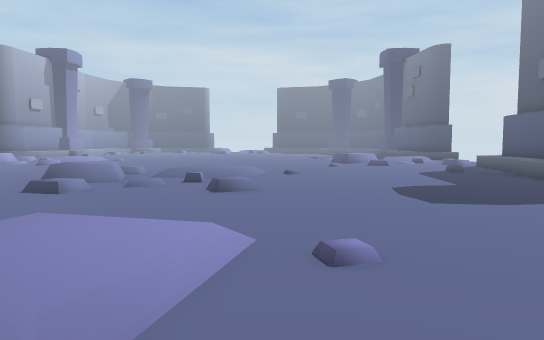
[1] (above)

18 first-person views from a walk through a Unity game level. The camera is 1.3 m above the floor, tilts 4° down and sees 70° across. The floor is counted in squares, 1 m on a side. Each view is taken from the middle of a square. On the plan, view 1 faces up. The plan holds only what a view shows up to about 16 squares ahead; the rest is blank. The place goes on beyond the plan. The player is left out.

[2]
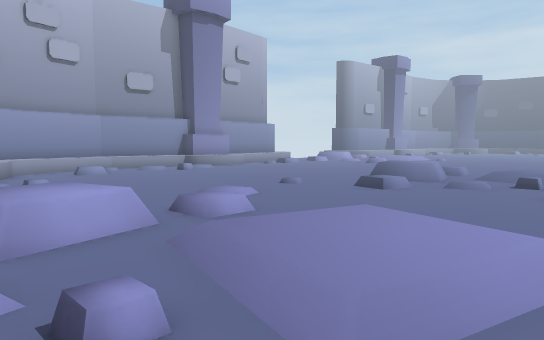

[3]
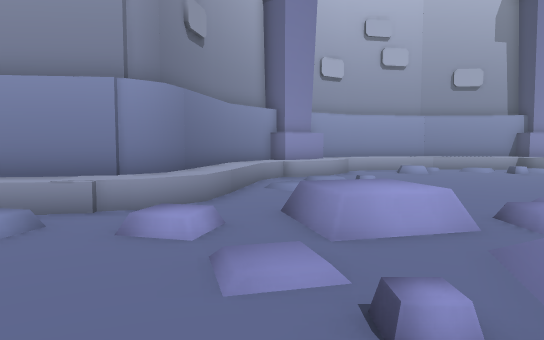

[4]
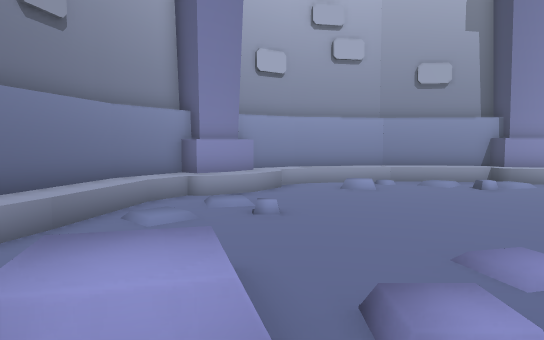

[5]
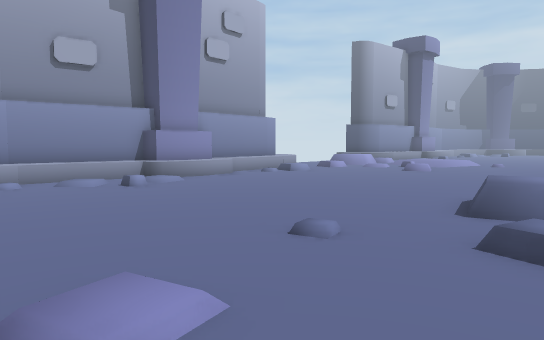

[6]
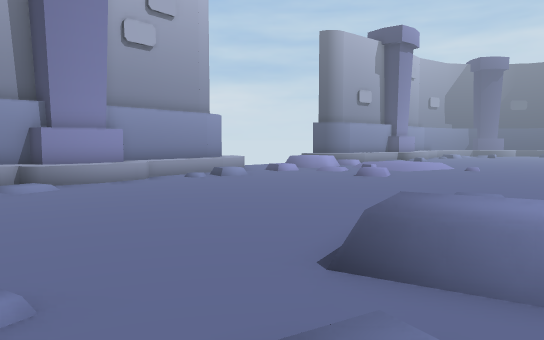

[7]
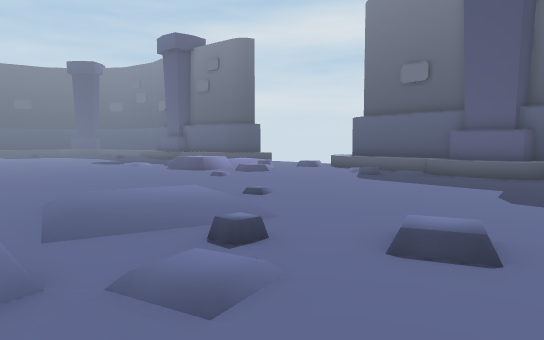

[8]
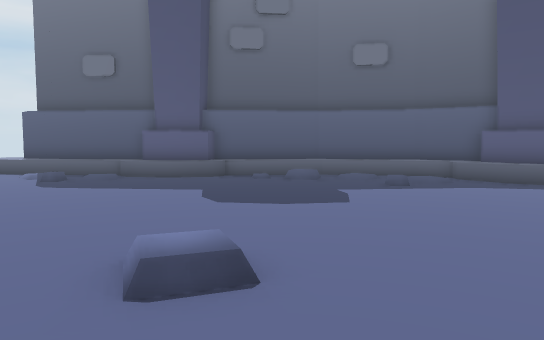

[9]
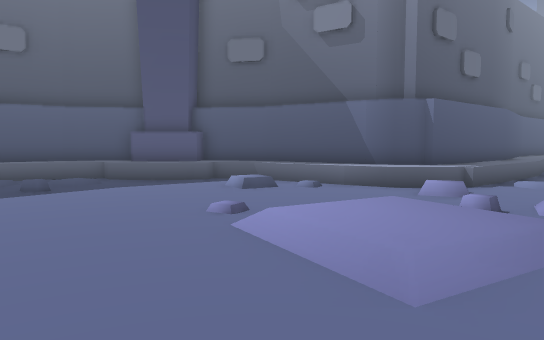

[10]
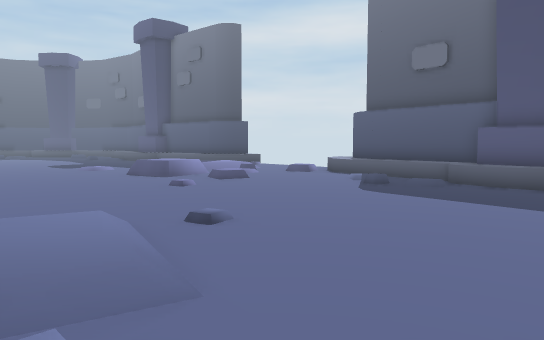

[11]
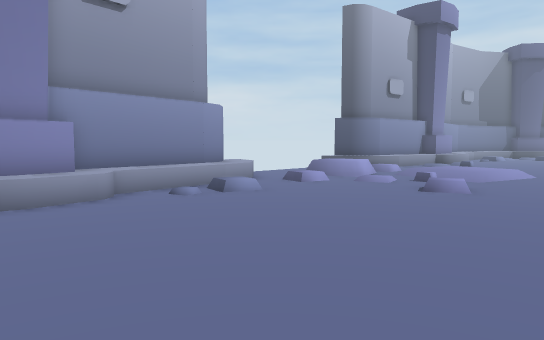

[12]
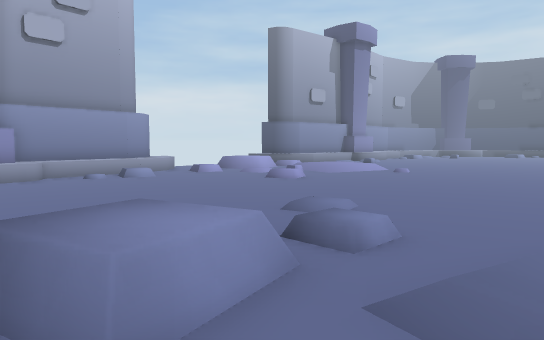

[13]
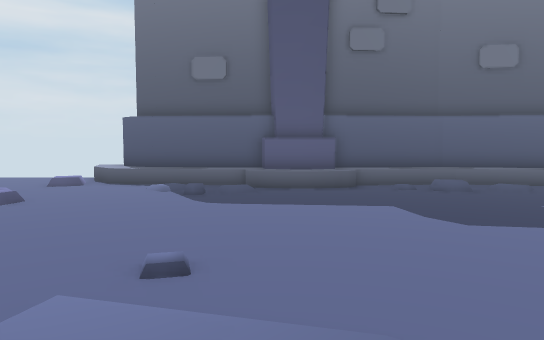

[14]
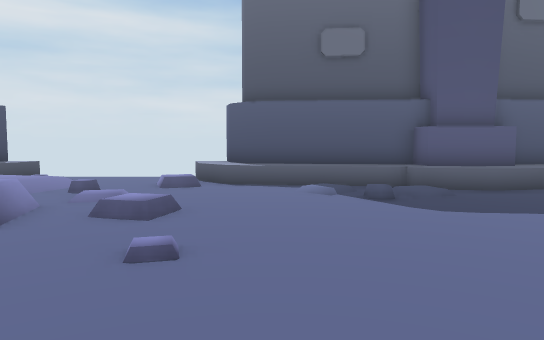

[15]
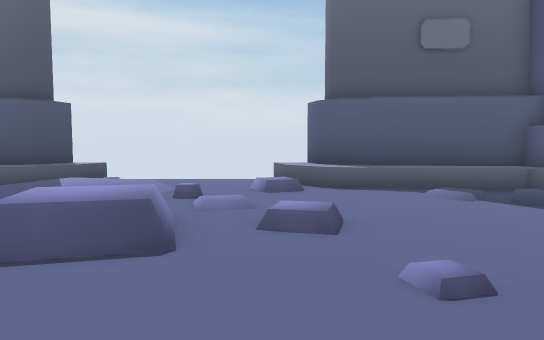

[16]
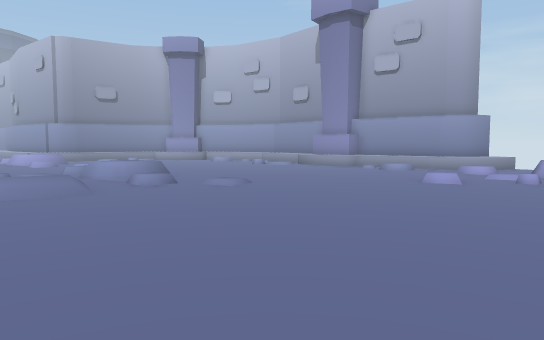

[17]
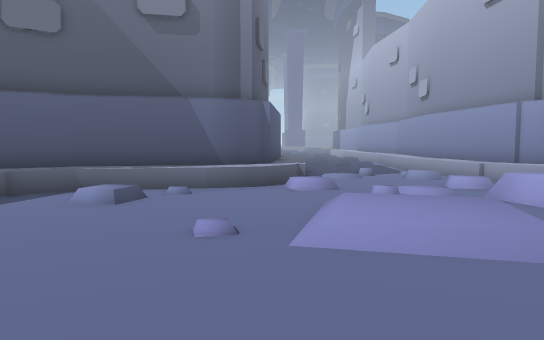

[18]
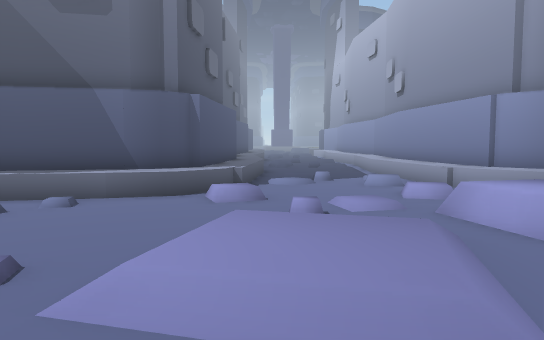

### Floor plan
Key: @ floor where view 1 was taken; # wall or solid block; . main floor; : floor 0.25 m higher than the main floor; / step, stairs or slope; = window, fence, low wall or low ledge; ^ raised ledge; O other object.
Columns run from 20 left of view 1 to 14 right of it. Each row starts with its distance up from view 1.
 28     /::/.  ....     ...      ::/
 27     /::/. ......... ....     ::/
 26   ^...//................=^^ ..//..
 25  ^^=../..................^^=../...
 24   ..:.......................:.....
 23 ..:....O..................:....O  =
 22 =.:.......................:.....^^^
 21 #..............................^^#
 20 #=.............................^#
 19 #=::...........................^#
 18 #=..........:/.../.............^#
 17 #=............../::/...........^#
 16 #=............:./::/.........:^^#
 15 ##=............./::/..........^##
 14 ##=.........=^^...//..........^##
 13 ##=..........^^=../...........^##
 12 #==:............:.............^^#
 11 #=./..........:....O...........^#
 10 #=/...........:................^#
  9 #=//.........................O.^#
  8 #=.........................../.^#
  7 #=...........................//^#
  6  =.O........:/.../.........O./.^#
  5  =............../::/........:..^#
  4  #=...........:./::/..........^^#
  3  #==....O......./::/........^^^#
  2  ####./:....=^^...//.......^^##
  1    ##=.../.  ^^=../.....O..^#
  0     #==../......:...@.....^^#
 -1     ###===#...:....O..^^^^^#
 -2       ######=.:.....^^^####
 -3            ##......^^#
 -4             #=:/./.^#
 -5             #= /.//^#
 -6             #= .:..^#
 -7             #= ..:.^#
 -8             #=    .^#

Positions as (right, up) in squares from view 1, and headings:
1: (0, 0), facing up
2: (0, 0), facing up-left
3: (0, 0), facing left
4: (-3, 3), facing left
5: (-5, 5), facing up-left
6: (-5, 9), facing up-left
7: (-6, 9), facing up-right
8: (-5, 10), facing right
9: (-5, 9), facing down-right
10: (-3, 11), facing up-right
11: (-9, 12), facing up-left
12: (-3, 12), facing up-left
13: (-4, 15), facing right
14: (-1, 20), facing right
15: (0, 23), facing right
16: (0, 28), facing down-left
17: (0, 10), facing down
18: (-2, 8), facing down
